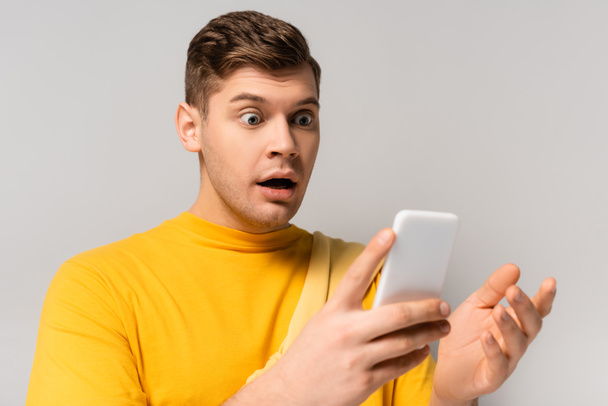
#> input picture man2.jpg, 608 x 406 px
$ python watershed1.py
#> lines starting #> are read from the running program, lines starting #| are printed output that depends on the picture; after the words box and inside, x2 and y2 are one past the last pixel; in counts of white or black regions, pixels touching at a corner belong together
# [64 lines of commented-out code are left out]

import cv2

# Load the image
image = cv2.imread('man2.jpg')
#> image is the input picture: shape (406, 608, 3); mean B, G, R 149.2, 184.5, 210.2

# Preprocess the image (if needed)
# ...

# Convert the image to grayscale
gray = cv2.cvtColor(image, cv2.COLOR_BGR2GRAY)
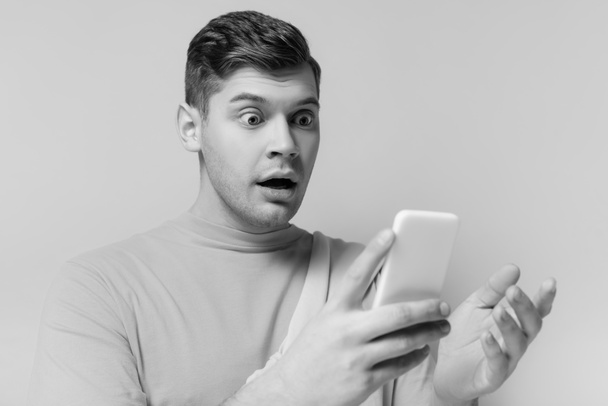
#> gray: shape (406, 608); min 0, max 248, mean 188.2

# Apply a Gaussian blur to reduce noise
blurred = cv2.GaussianBlur(gray, (5, 5), 0)

# Apply adaptive thresholding to create a binary mask
_, mask = cv2.threshold(
    blurred, 0, 128, cv2.THRESH_BINARY_INV + cv2.THRESH_OTSU)
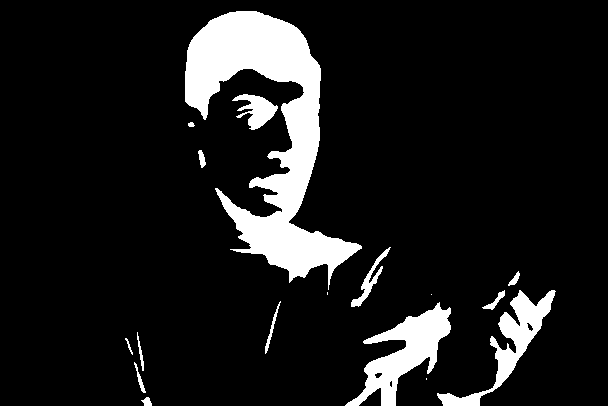
#> mask: shape (406, 608); values 0 (black) and 128 (white), 10.7% white; 17 white regions (3 under 20 px), largest, box (x1, y1, x2, y2) and area: (185, 11, 362, 290) 17387, (345, 302, 451, 406) 4119, (437, 290, 556, 406) 2950

# Perform morphological operations to enhance the mask
kernel = cv2.getStructuringElement(cv2.MORPH_ELLIPSE, (3, 3))
mask = cv2.morphologyEx(mask, cv2.MORPH_OPEN, kernel, iterations=5)
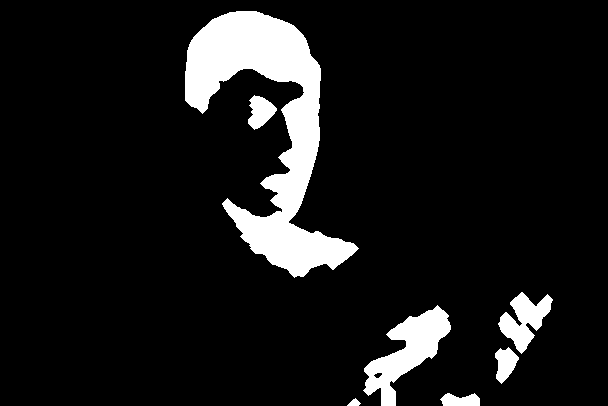
#> mask: shape (406, 608); values 0 (black) and 128 (white), 9.5% white; 7 white regions, largest, box (x1, y1, x2, y2) and area: (185, 11, 359, 278) 16712, (363, 305, 451, 406) 3579, (498, 292, 553, 354) 1628
mask = cv2.morphologyEx(mask, cv2.MORPH_CLOSE, kernel, iterations=5)
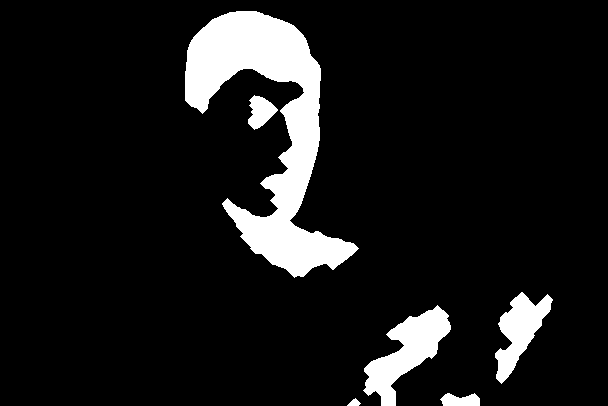
#> mask: shape (406, 608); values 0 (black) and 128 (white), 9.7% white; 6 white regions, box (x1, y1, x2, y2) and area: (185, 11, 359, 278) 16828, (363, 305, 451, 406) 3682, (495, 292, 553, 384) 2389, (248, 95, 278, 130) 628, (440, 393, 480, 406) 399, (347, 398, 361, 406) 65

# Apply the mask to the original image
result = cv2.bitwise_and(image, image, mask=mask)
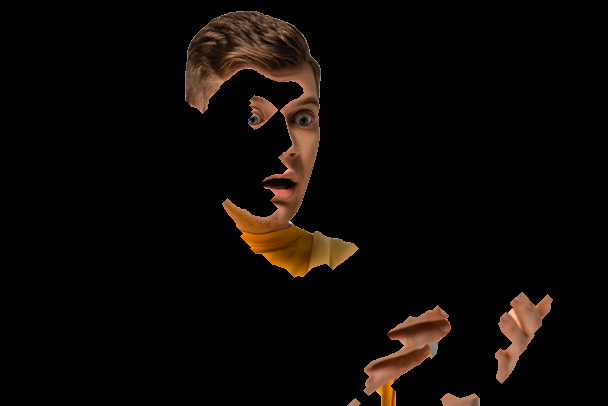
#> result: shape (406, 608, 3); mean B, G, R 4.7, 7.6, 12

# Save the result
cv2.imwrite('output_image.jpg', result)

# Display the result
cv2.imshow('Output Image', result)
cv2.waitKey(0)
cv2.destroyAllWindows()
